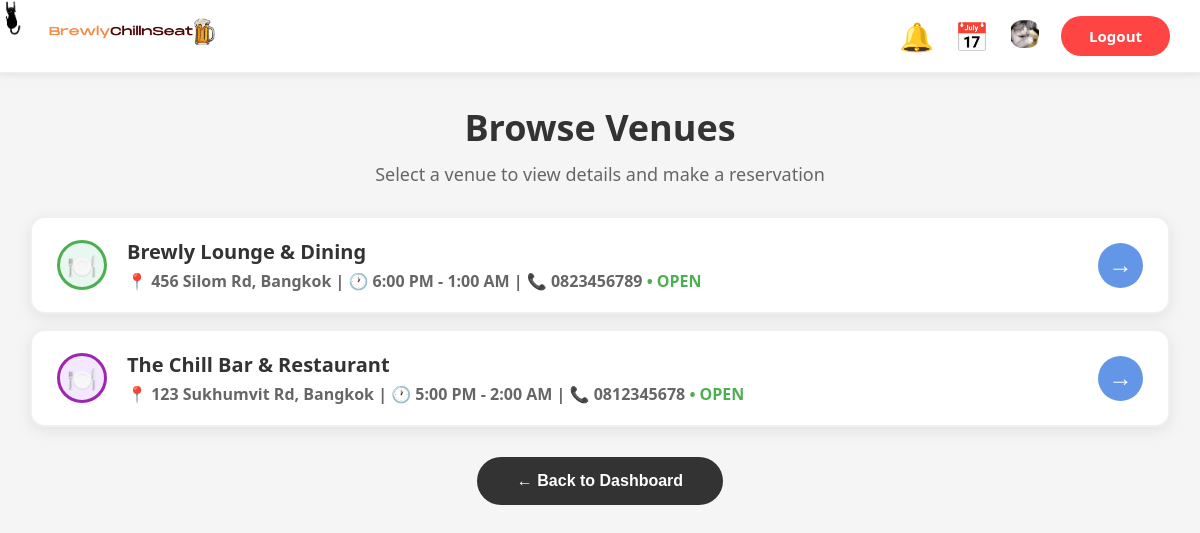
The page /project/customer/venues.php (signed in) on the database its author committed.
### tables this page shows
CREATE TABLE `restaurant` (
  `restaurant_id` int(11) NOT NULL,
  `rest_name` varchar(100) NOT NULL,
  `rest_description` text NOT NULL,
  `open_time` time NOT NULL,
  `close_time` time NOT NULL,
  `rest_phone` varchar(10) NOT NULL,
  `rest_status` enum('OPEN','CLOSED') DEFAULT 'OPEN',
  `rest_address` text NOT NULL,
  `rest_email` varchar(100) NOT NULL
);

### project/customer/venues.php (the view, shortened to what this page needs)
<?php
require_once '../connect.php';
$sql = "SELECT r.*,
        (SELECT COUNT(*) FROM `table` t
         INNER JOIN area a ON t.area_id = a.area_id
         WHERE a.restaurant_id = r.restaurant_id AND t.table_status = 'AVAILABLE') as available_tables
        FROM restaurant r
        ORDER BY r.rest_name";
$result = $mysqli->query($sql);
$restaurants = [];
while ($row = $result->fetch_assoc()) {
    $restaurants[] = $row;
}
?>
<!DOCTYPE html>
<html lang="en">
<head>
    <link rel="stylesheet" href="css/venues.css">
    <link rel="stylesheet" href="css/notification.css">
</head>
<body class="dashboard-body">
    <nav class="navbar">
        <div class="nav-content">
            <div class="nav-left">
                <img src="css/catlog.png"  alt="cat"style="height:36px;position: relative; top: -18px;left:-40px;object-fit:contain"> <img src="css/logo.png" alt="logo" style="height:36px;position: relative;left:-30px;object-fit:contain"/>
            </div>
            <div class="nav-right">
                <span class="notification-icon" id="notificationBtn" style="cursor: pointer; position: relative;">🔔</span>
                <span class="calendar-icon" onclick="window.location.href='my_bookings.php'" style="cursor: pointer;" title="My Bookings">📅</span>
                <span class="user-icon" onclick="window.location.href='profile.php'" style="cursor: pointer;" title="Profile">
                    <img src="css/druckcat_profile.jpeg" alt="drunkcat" style="height:28px;border-radius:22px; object-fit:contain;">
                </span>
                <a href="../login/logout.php" class="btn-logout-icon">Logout</a>
            </div>
        </div>
    </nav>
    <div class="venue-list-container">
        <div style="text-align: center; margin-bottom: 30px;">
            <h1 style="font-size: 36px; font-weight: 700; color: #333; margin-bottom: 10px;">Browse Venues</h1>
            <p style="font-size: 18px; color: #666;">Select a venue to view details and make a reservation</p>
        </div>
        <?php
        $icons = ['green-icon', 'purple-icon', 'blue-icon', 'orange-icon'];
        $icon_index = 0;
        foreach ($restaurants as $restaurant):
            $icon_class = $icons[$icon_index % 4];
            $icon_index++;
        ?>
        <div class="venue-list-item" onclick="window.location.href='restaurant.php?id=<?php echo $restaurant['restaurant_id']; ?>'" style="cursor: pointer;">
            <div class="venue-icon <?php echo $icon_class; ?>">
                🍽️
            </div>
            <div class="venue-info">
                <h3 class="venue-name"><?php echo htmlspecialchars($restaurant['rest_name']); ?></h3>
                <p class="venue-distance">
                    📍 <?php echo htmlspecialchars($restaurant['rest_address']); ?> |
                    🕐 <?php echo date('g:i A', strtotime($restaurant['open_time'])) . ' - ' . date('g:i A', strtotime($restaurant['close_time'])); ?> |
                    📞 <?php echo htmlspecialchars($restaurant['rest_phone']); ?>
                    <?php if ($restaurant['rest_status'] == 'OPEN'): ?>
                        <span style="color: #4CAF50; font-weight: bold;"> • OPEN</span>
                    <?php else: ?>
                        <span style="color: #F44336; font-weight: bold;"> • CLOSED</span>
                    <?php endif; ?>
                </p>
            </div>
            <button class="venue-arrow">
                →
            </button>
        </div>
        <?php endforeach; ?>
        </div>
    <div class="back-button-container">
        <button class="btn-back" onclick="window.location.href='dashboard.php'">
            ← Back to Dashboard
        </button>
    </div>
</body>
</html>

### project/customer/css/venues.css (style rules this page uses)
* { margin: 0; padding: 0; box-sizing: border-box; }
body { font-family: 'Segoe UI', Tahoma, Geneva, Verdana, sans-serif; background: #f5f5f5; min-height: 100vh; }
.dashboard-body { background: #f5f5f5; min-height: 100vh; }
.navbar { background: white; padding: 16px 0; box-shadow: 0 2px 8px rgba(0, 0, 0, 0.08); border-bottom: 1px solid #eee; width: 100%; }
.nav-content { max-width: 100%; margin: 0; padding: 0 30px; display: flex; justify-content: space-between; align-items: center; }
.nav-left { display: flex; align-items: center; gap: 8px; }
.nav-right { display: flex; align-items: center; gap: 20px; }
.notification-icon { font-size: 28px; cursor: pointer; transition: transform 0.2s; }
.calendar-icon { font-size: 28px; cursor: pointer; transition: transform 0.2s; }
.user-icon { cursor: pointer; transition: transform 0.2s; }
.user-icon img { width: 32px; height: 32px; border-radius: 50%; object-fit: cover; }
.btn-logout-icon { padding: 10px 28px; background: #ff4444; color: white; border: none; border-radius: 25px; text-decoration: none; font-size: 15px; font-weight: 600; cursor: pointer; transition: all 0.2s; display: inline-block; }
.venue-list-container { max-width: 1400px; margin: 30px auto; padding: 0 30px; }
.venue-list-item { background: white; border-radius: 15px; padding: 20px 25px; margin-bottom: 15px; display: flex; align-items: center; gap: 20px; box-shadow: 0 4px 15px rgba(0, 0, 0, 0.08); transition: all 0.3s; border: 2px solid #f0f0f0; }
.venue-icon { width: 50px; height: 50px; border-radius: 50%; display: flex; align-items: center; justify-content: center; font-size: 24px; border: 3px solid; flex-shrink: 0; }
.green-icon { background: #e8f8f0; border-color: #4caf50; }
.purple-icon { background: #f3e8ff; border-color: #9c27b0; }
.venue-info { flex: 1; }
.venue-name { font-size: 20px; font-weight: 700; color: #333; margin: 0 0 5px 0; }
.venue-distance { font-size: 16px; font-weight: 600; color: #666; margin: 0; }
.venue-arrow { width: 45px; height: 45px; border-radius: 50%; background: #6496e8; color: white; border: none; font-size: 24px; cursor: pointer; transition: all 0.3s; display: flex; align-items: center; justify-content: center; flex-shrink: 0; }
.back-button-container { max-width: 1400px; margin: 0 auto 40px; padding: 0 30px; text-align: center; }
.btn-back { padding: 15px 40px; background: #333; color: white; border: none; border-radius: 30px; font-size: 16px; font-weight: 600; cursor: pointer; transition: all 0.3s; }

### rows shown on the page
restaurant: rest_name "Brewly Lounge & Dining", rest_address "456 Silom Rd, Bangkok", open_time "6:00 PM", close_time "1:00 AM", rest_phone "0823456789", rest_status "• OPEN"
restaurant: rest_name "The Chill Bar & Restaurant", rest_address "123 Sukhumvit Rd, Bangkok", open_time "5:00 PM", close_time "2:00 AM", rest_phone "0812345678", rest_status "• OPEN"
